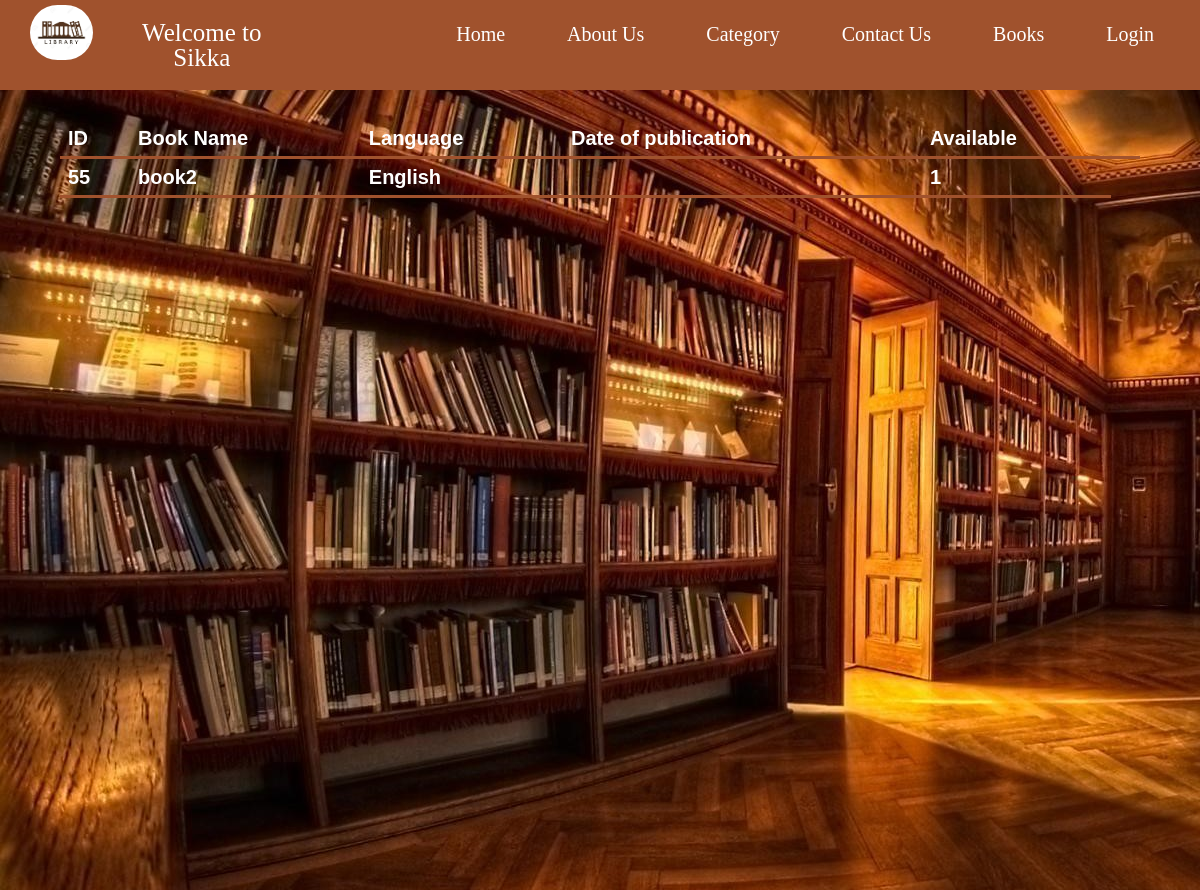
The app's page /display.php, older data.
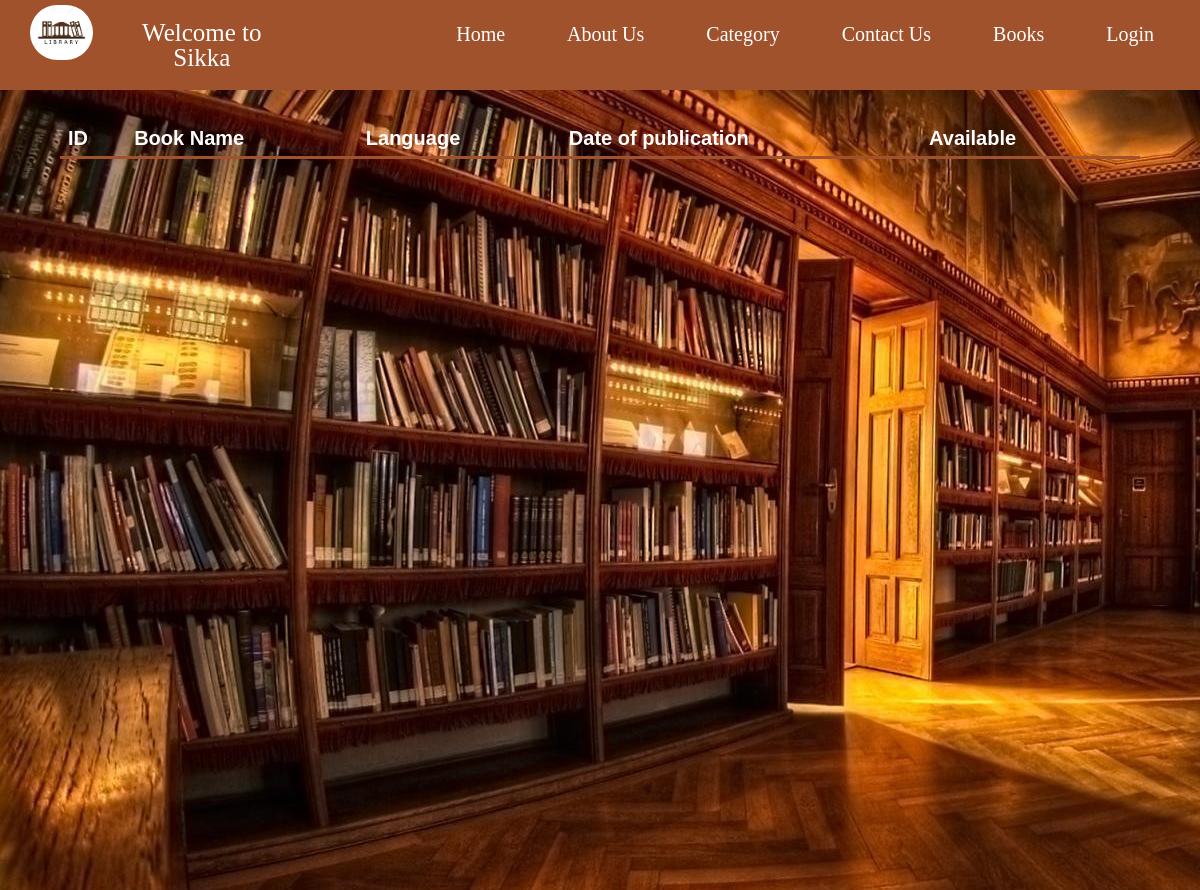
The same page, newer data.
### tables this page shows
CREATE TABLE `books` (
  `ID` int(11) NOT NULL,
  `BookName` varchar(30) NOT NULL,
  `Description` longtext NOT NULL,
  `Language` varchar(20) NOT NULL,
  `Available` tinyint(1) NOT NULL,
  `PDF` varchar(255) NOT NULL,
  `title` varchar(30) NOT NULL,
  `author` varchar(20) NOT NULL,
  `pageNum` int(11) NOT NULL,
  `dop` date NOT NULL,
  `image` varchar(200) NOT NULL,
  `CatagoryNo` int(11) NOT NULL
);

### display.php (the view, shortened to what this page needs)
<?php
include "core/connect.php";
?>
<link rel="stylesheet" href="assets/css/owner.css">
<link rel="stylesheet" href="assets/css/header.css">
<div class="display-content">
    <table>
        <thead>
            <tr>
                <th>ID</th>
                <th>Book Name</th>
                <th>Language</th>
                <th>Date of publication</th>
                <th>Available</th>
                <th></th>
            </tr>
        </thead>
        <tbody id="table-body">
            <?php
            $SQL = "select * from `books`";
            $result = mysqli_query($conn, $SQL);
            if ($result) {
                while ($row = mysqli_fetch_assoc($result)) {
                    $id = $row['ID'];
                    $bookname = $row['BookName'];
                    $dop = $row['dop'];
                    $lang = $row['Language'];
                    $available = $row['Available'];
                    echo '
<tr>
<th scope="row">' . $id . '</th>
<td>' . $bookname . '</td>
<td>' . $lang . '</td>
<td>' . $dop . '</td>
<td>' . $available . '</td>
'
                        . (isAdmin() ? '<td>
<a class="update-btn" href="book-update.php? updateid=' . $id . '" class="text-light">Update</a>
<a class="delete-btn" onclick="return msg()" href="book-delete.php? deleteid=' . $id . '"
class="text-light">delete</a>
</td>' : '')
                        . '</tr>';
                }
            }
            ?>
        </tbody>
    </table>
</div>
<?php
include 'templates/header.php';
include 'templates/html.php';

Row changes from the older to the newer data that the page shows:
removed books: ID "55", BookName "book2", Language "English", Available "1"
